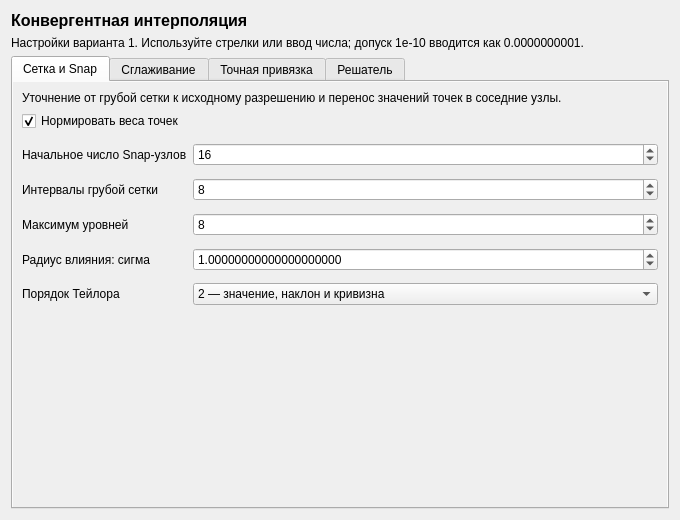
<?xml version="1.0" encoding="UTF-8"?>
<ui version="4.0">
 <class>Form</class>
 <widget class="QWidget" name="Form">
  <property name="geometry">
   <rect>
    <x>0</x>
    <y>0</y>
    <width>680</width>
    <height>520</height>
   </rect>
  </property>
  <property name="windowTitle">
   <string>Настройки конвергентной интерполяции</string>
  </property>
  <layout class="QVBoxLayout" name="verticalLayout" stretch="0,0,1">
   <item>
    <widget class="QLabel" name="headingLabel">
     <property name="text">
      <string>Конвергентная интерполяция</string>
     </property>
     <property name="font">
      <font>
       <pointsize>12</pointsize>
       <bold>true</bold>
      </font>
     </property>
    </widget>
   </item>
   <item>
    <widget class="QLabel" name="hintLabel">
     <property name="text">
      <string>Настройки варианта 1. Используйте стрелки или ввод числа; допуск 1e-10 вводится как 0.0000000001.</string>
     </property>
     <property name="wordWrap">
      <bool>true</bool>
     </property>
    </widget>
   </item>
   <item>
    <widget class="QTabWidget" name="settingsTabs">
     <property name="currentIndex">
      <number>0</number>
     </property>
     <widget class="QWidget" name="gridSnapTab">
      <attribute name="title">
       <string>Сетка и Snap</string>
      </attribute>
      <layout class="QVBoxLayout" name="gridSnapTabLayout">
       <property name="leftMargin">
        <number>0</number>
       </property>
       <property name="topMargin">
        <number>0</number>
       </property>
       <property name="rightMargin">
        <number>0</number>
       </property>
       <property name="bottomMargin">
        <number>0</number>
       </property>
       <item>
        <widget class="QScrollArea" name="gridSnapScrollArea">
         <property name="frameShape">
          <enum>QFrame::NoFrame</enum>
         </property>
         <property name="widgetResizable">
          <bool>true</bool>
         </property>
         <widget class="QWidget" name="gridSnapContents">
          <property name="geometry">
           <rect>
            <x>0</x>
            <y>0</y>
            <width>650</width>
            <height>370</height>
           </rect>
          </property>
          <layout class="QVBoxLayout" name="gridSnapContentLayout">
           <item>
            <widget class="QLabel" name="gridSnapDescription">
             <property name="text">
              <string>Уточнение от грубой сетки к исходному разрешению и перенос значений точек в соседние узлы.</string>
             </property>
             <property name="wordWrap">
              <bool>true</bool>
             </property>
            </widget>
           </item>
           <item>
            <layout class="QFormLayout" name="gridSnapFormLayout">
             <property name="fieldGrowthPolicy">
              <enum>QFormLayout::AllNonFixedFieldsGrow</enum>
             </property>
             <property name="rowWrapPolicy">
              <enum>QFormLayout::WrapLongRows</enum>
             </property>
             <property name="verticalSpacing">
              <number>12</number>
             </property>
             <item row="0" column="0" colspan="2">
              <widget class="QCheckBox" name="normalizePointWeights">
               <property name="text">
                <string>Нормировать веса точек</string>
               </property>
               <property name="checked">
                <bool>true</bool>
               </property>
               <property name="accessibleName">
                <string>Нормировать веса точек</string>
               </property>
               <property name="toolTip">
                <string>После объединения совпадающих точек веса делятся на максимальный с сохранением их отношений.</string>
               </property>
              </widget>
             </item>
             <item row="1" column="0">
              <widget class="QLabel" name="initialSnapNodesLabel">
               <property name="text">
                <string>Начальное число Snap-узлов</string>
               </property>
               <property name="buddy">
                <cstring>initialSnapNodes</cstring>
               </property>
              </widget>
             </item>
             <item row="1" column="1">
              <widget class="QSpinBox" name="initialSnapNodes">
               <property name="minimumSize">
                <size>
                 <width>170</width>
                 <height>0</height>
                </size>
               </property>
               <property name="accessibleName">
                <string>Начальное число Snap-узлов</string>
               </property>
               <property name="toolTip">
                <string>Число ближайших узлов на грубом уровне; на финальном уровне используется один узел.</string>
               </property>
               <property name="minimum">
                <number>0</number>
               </property>
               <property name="maximum">
                <number>2147483647</number>
               </property>
               <property name="singleStep">
                <number>1</number>
               </property>
               <property name="value">
                <number>16</number>
               </property>
              </widget>
             </item>
             <item row="2" column="0">
              <widget class="QLabel" name="coarsestIntervalsLabel">
               <property name="text">
                <string>Интервалы грубой сетки</string>
               </property>
               <property name="buddy">
                <cstring>coarsestIntervals</cstring>
               </property>
              </widget>
             </item>
             <item row="2" column="1">
              <widget class="QSpinBox" name="coarsestIntervals">
               <property name="minimumSize">
                <size>
                 <width>170</width>
                 <height>0</height>
                </size>
               </property>
               <property name="accessibleName">
                <string>Интервалы грубой сетки</string>
               </property>
               <property name="toolTip">
                <string>Желаемый верхний предел числа интервалов по каждой оси самого грубого уровня.</string>
               </property>
               <property name="minimum">
                <number>0</number>
               </property>
               <property name="maximum">
                <number>2147483647</number>
               </property>
               <property name="singleStep">
                <number>1</number>
               </property>
               <property name="value">
                <number>8</number>
               </property>
              </widget>
             </item>
             <item row="3" column="0">
              <widget class="QLabel" name="maxLevelsLabel">
               <property name="text">
                <string>Максимум уровней</string>
               </property>
               <property name="buddy">
                <cstring>maxLevels</cstring>
               </property>
              </widget>
             </item>
             <item row="3" column="1">
              <widget class="QSpinBox" name="maxLevels">
               <property name="minimumSize">
                <size>
                 <width>170</width>
                 <height>0</height>
                </size>
               </property>
               <property name="accessibleName">
                <string>Максимум уровней</string>
               </property>
               <property name="toolTip">
                <string>Число уровней, включая конечную сетку. 1 отключает многоуровневое уточнение.</string>
               </property>
               <property name="minimum">
                <number>0</number>
               </property>
               <property name="maximum">
                <number>2147483647</number>
               </property>
               <property name="singleStep">
                <number>1</number>
               </property>
               <property name="value">
                <number>8</number>
               </property>
              </widget>
             </item>
             <item row="4" column="0">
              <widget class="QLabel" name="gaussianSigmaLabel">
               <property name="text">
                <string>Радиус влияния: сигма</string>
               </property>
               <property name="buddy">
                <cstring>gaussianSigma</cstring>
               </property>
              </widget>
             </item>
             <item row="4" column="1">
              <widget class="QDoubleSpinBox" name="gaussianSigma">
               <property name="minimumSize">
                <size>
                 <width>170</width>
                 <height>0</height>
                </size>
               </property>
               <property name="accessibleName">
                <string>Радиус влияния: сигма</string>
               </property>
               <property name="toolTip">
                <string>Сигма гауссова ядра в ячейках текущего уровня. Ее квадрат должен быть конечным и положительным.</string>
               </property>
               <property name="decimals">
                <number>20</number>
               </property>
               <property name="minimum">
                <double>0</double>
               </property>
               <property name="maximum">
                <double>1.7976931348623157e+308</double>
               </property>
               <property name="singleStep">
                <double>0.1</double>
               </property>
               <property name="value">
                <double>1</double>
               </property>
              </widget>
             </item>
             <item row="5" column="0">
              <widget class="QLabel" name="taylorOrderLabel">
               <property name="text">
                <string>Порядок Тейлора</string>
               </property>
               <property name="buddy">
                <cstring>taylorOrder</cstring>
               </property>
              </widget>
             </item>
             <item row="5" column="1">
              <widget class="QComboBox" name="taylorOrder">
               <property name="accessibleName">
                <string>Порядок Тейлора</string>
               </property>
               <property name="toolTip">
                <string>Производные для переноса по Тейлору берутся из поверхности текущего уровня.</string>
               </property>
               <item>
                <property name="text">
                 <string>0 — только значение</string>
                </property>
               </item>
               <item>
                <property name="text">
                 <string>1 — значение и наклон</string>
                </property>
               </item>
               <item>
                <property name="text">
                 <string>2 — значение, наклон и кривизна</string>
                </property>
               </item>
               <property name="currentIndex">
                <number>2</number>
               </property>
              </widget>
             </item>
            </layout>
           </item>
           <item>
            <spacer name="gridSnapSpacer">
             <property name="orientation">
              <enum>Qt::Vertical</enum>
             </property>
             <property name="sizeHint" stdset="0">
              <size>
               <width>20</width>
               <height>40</height>
              </size>
             </property>
            </spacer>
           </item>
          </layout>
         </widget>
        </widget>
       </item>
      </layout>
     </widget>
     <widget class="QWidget" name="smoothingTab">
      <attribute name="title">
       <string>Сглаживание</string>
      </attribute>
      <layout class="QVBoxLayout" name="smoothingTabLayout">
       <property name="leftMargin">
        <number>0</number>
       </property>
       <property name="topMargin">
        <number>0</number>
       </property>
       <property name="rightMargin">
        <number>0</number>
       </property>
       <property name="bottomMargin">
        <number>0</number>
       </property>
       <item>
        <widget class="QScrollArea" name="smoothingScrollArea">
         <property name="frameShape">
          <enum>QFrame::NoFrame</enum>
         </property>
         <property name="widgetResizable">
          <bool>true</bool>
         </property>
         <widget class="QWidget" name="smoothingContents">
          <property name="geometry">
           <rect>
            <x>0</x>
            <y>0</y>
            <width>650</width>
            <height>370</height>
           </rect>
          </property>
          <layout class="QVBoxLayout" name="smoothingContentLayout">
           <item>
            <widget class="QLabel" name="smoothingDescription">
             <property name="text">
              <string>Баланс гладкости, сохранения тренда и мягкой привязки к контрольным точкам.</string>
             </property>
             <property name="wordWrap">
              <bool>true</bool>
             </property>
            </widget>
           </item>
           <item>
            <layout class="QFormLayout" name="smoothingFormLayout">
             <property name="fieldGrowthPolicy">
              <enum>QFormLayout::AllNonFixedFieldsGrow</enum>
             </property>
             <property name="rowWrapPolicy">
              <enum>QFormLayout::WrapLongRows</enum>
             </property>
             <property name="verticalSpacing">
              <number>12</number>
             </property>
             <item row="0" column="0">
              <widget class="QLabel" name="smoothnessLabel">
               <property name="text">
                <string>Вес сглаживания</string>
               </property>
               <property name="buddy">
                <cstring>smoothness</cstring>
               </property>
              </widget>
             </item>
             <item row="0" column="1">
              <widget class="QDoubleSpinBox" name="smoothness">
               <property name="minimumSize">
                <size>
                 <width>170</width>
                 <height>0</height>
                </size>
               </property>
               <property name="accessibleName">
                <string>Вес сглаживания</string>
               </property>
               <property name="toolTip">
                <string>Штраф за кривизну поверхности. Ноль отключает сглаживание.</string>
               </property>
               <property name="decimals">
                <number>20</number>
               </property>
               <property name="minimum">
                <double>0</double>
               </property>
               <property name="maximum">
                <double>1.7976931348623157e+308</double>
               </property>
               <property name="singleStep">
                <double>0.1</double>
               </property>
               <property name="value">
                <double>1</double>
               </property>
              </widget>
             </item>
             <item row="1" column="0">
              <widget class="QLabel" name="priorWeightLabel">
               <property name="text">
                <string>Вес исходного тренда</string>
               </property>
               <property name="buddy">
                <cstring>priorWeight</cstring>
               </property>
              </widget>
             </item>
             <item row="1" column="1">
              <widget class="QDoubleSpinBox" name="priorWeight">
               <property name="minimumSize">
                <size>
                 <width>170</width>
                 <height>0</height>
                </size>
               </property>
               <property name="accessibleName">
                <string>Вес исходного тренда</string>
               </property>
               <property name="toolTip">
                <string>Сохранение поверхности предыдущего уровня. Строго положительный вес необходим для устойчивого решения.</string>
               </property>
               <property name="decimals">
                <number>20</number>
               </property>
               <property name="minimum">
                <double>0</double>
               </property>
               <property name="maximum">
                <double>1.7976931348623157e+308</double>
               </property>
               <property name="singleStep">
                <double>0.001</double>
               </property>
               <property name="value">
                <double>0.001</double>
               </property>
              </widget>
             </item>
             <item row="2" column="0">
              <widget class="QLabel" name="snapStrengthLabel">
               <property name="text">
                <string>Сила Snap-привязки</string>
               </property>
               <property name="buddy">
                <cstring>snapStrength</cstring>
               </property>
              </widget>
             </item>
             <item row="2" column="1">
              <widget class="QDoubleSpinBox" name="snapStrength">
               <property name="minimumSize">
                <size>
                 <width>170</width>
                 <height>0</height>
                </size>
               </property>
               <property name="accessibleName">
                <string>Сила Snap-привязки</string>
               </property>
               <property name="toolTip">
                <string>Сила мягкой привязки узлов к значениям, перенесенным по Тейлору. Ноль отключает штраф.</string>
               </property>
               <property name="decimals">
                <number>20</number>
               </property>
               <property name="minimum">
                <double>0</double>
               </property>
               <property name="maximum">
                <double>1.7976931348623157e+308</double>
               </property>
               <property name="singleStep">
                <double>1</double>
               </property>
               <property name="value">
                <double>100</double>
               </property>
              </widget>
             </item>
             <item row="3" column="0">
              <widget class="QLabel" name="finalPointStrengthLabel">
               <property name="text">
                <string>Сила финальной привязки</string>
               </property>
               <property name="buddy">
                <cstring>finalPointStrength</cstring>
               </property>
              </widget>
             </item>
             <item row="3" column="1">
              <widget class="QDoubleSpinBox" name="finalPointStrength">
               <property name="minimumSize">
                <size>
                 <width>170</width>
                 <height>0</height>
                </size>
               </property>
               <property name="accessibleName">
                <string>Сила финальной привязки</string>
               </property>
               <property name="toolTip">
                <string>Мягкая привязка к контрольным точкам только на конечной сетке; ноль отключает штраф.</string>
               </property>
               <property name="decimals">
                <number>20</number>
               </property>
               <property name="minimum">
                <double>0</double>
               </property>
               <property name="maximum">
                <double>1.7976931348623157e+308</double>
               </property>
               <property name="singleStep">
                <double>10</double>
               </property>
               <property name="value">
                <double>1000</double>
               </property>
              </widget>
             </item>
            </layout>
           </item>
           <item>
            <spacer name="smoothingSpacer">
             <property name="orientation">
              <enum>Qt::Vertical</enum>
             </property>
             <property name="sizeHint" stdset="0">
              <size>
               <width>20</width>
               <height>40</height>
              </size>
             </property>
            </spacer>
           </item>
          </layout>
         </widget>
        </widget>
       </item>
      </layout>
     </widget>
     <widget class="QWidget" name="exactTab">
      <attribute name="title">
       <string>Точная привязка</string>
      </attribute>
      <layout class="QVBoxLayout" name="exactTabLayout">
       <property name="leftMargin">
        <number>0</number>
       </property>
       <property name="topMargin">
        <number>0</number>
       </property>
       <property name="rightMargin">
        <number>0</number>
       </property>
       <property name="bottomMargin">
        <number>0</number>
       </property>
       <item>
        <widget class="QScrollArea" name="exactScrollArea">
         <property name="frameShape">
          <enum>QFrame::NoFrame</enum>
         </property>
         <property name="widgetResizable">
          <bool>true</bool>
         </property>
         <widget class="QWidget" name="exactContents">
          <property name="geometry">
           <rect>
            <x>0</x>
            <y>0</y>
            <width>650</width>
            <height>370</height>
           </rect>
          </property>
          <layout class="QVBoxLayout" name="exactContentLayout">
           <item>
            <widget class="QLabel" name="exactDescription">
             <property name="text">
              <string>Точная привязка выполняется после сглаживания. При ее отключении действуют только мягкие штрафы.</string>
             </property>
             <property name="wordWrap">
              <bool>true</bool>
             </property>
            </widget>
           </item>
           <item>
            <layout class="QFormLayout" name="exactFormLayout">
             <property name="fieldGrowthPolicy">
              <enum>QFormLayout::AllNonFixedFieldsGrow</enum>
             </property>
             <property name="rowWrapPolicy">
              <enum>QFormLayout::WrapLongRows</enum>
             </property>
             <property name="verticalSpacing">
              <number>12</number>
             </property>
             <item row="0" column="0" colspan="2">
              <widget class="QCheckBox" name="enforceExactControls">
               <property name="text">
                <string>Выполнять точную привязку</string>
               </property>
               <property name="checked">
                <bool>true</bool>
               </property>
               <property name="accessibleName">
                <string>Выполнять точную привязку</string>
               </property>
               <property name="toolTip">
                <string>После сглаживания доводить значения в точках до допуска. При отключении настройки ниже сохраняются для последующего включения.</string>
               </property>
              </widget>
             </item>
             <item row="1" column="0">
              <widget class="QLabel" name="maxControlProjectionIterationsLabel">
               <property name="text">
                <string>Итерации точной привязки</string>
               </property>
               <property name="buddy">
                <cstring>maxControlProjectionIterations</cstring>
               </property>
              </widget>
             </item>
             <item row="1" column="1">
              <widget class="QSpinBox" name="maxControlProjectionIterations">
               <property name="minimumSize">
                <size>
                 <width>170</width>
                 <height>0</height>
                </size>
               </property>
               <property name="accessibleName">
                <string>Итерации точной привязки</string>
               </property>
               <property name="toolTip">
                <string>Лимит отдельного решателя точной привязки. Ноль допустим только при выключенной точной привязке.</string>
               </property>
               <property name="minimum">
                <number>0</number>
               </property>
               <property name="maximum">
                <number>2147483647</number>
               </property>
               <property name="singleStep">
                <number>1</number>
               </property>
               <property name="value">
                <number>2000</number>
               </property>
              </widget>
             </item>
             <item row="2" column="0">
              <widget class="QLabel" name="controlToleranceLabel">
               <property name="text">
                <string>Допуск точной привязки</string>
               </property>
               <property name="buddy">
                <cstring>controlTolerance</cstring>
               </property>
              </widget>
             </item>
             <item row="2" column="1">
              <widget class="QDoubleSpinBox" name="controlTolerance">
               <property name="minimumSize">
                <size>
                 <width>170</width>
                 <height>0</height>
                </size>
               </property>
               <property name="accessibleName">
                <string>Допуск точной привязки</string>
               </property>
               <property name="toolTip">
                <string>Абсолютная ошибка в единицах значения поверхности. Алгоритм также учитывает машинную точность.</string>
               </property>
               <property name="decimals">
                <number>20</number>
               </property>
               <property name="minimum">
                <double>0</double>
               </property>
               <property name="maximum">
                <double>1.7976931348623157e+308</double>
               </property>
               <property name="singleStep">
                <double>1e-10</double>
               </property>
               <property name="value">
                <double>1e-10</double>
               </property>
              </widget>
             </item>
            </layout>
           </item>
           <item>
            <spacer name="exactSpacer">
             <property name="orientation">
              <enum>Qt::Vertical</enum>
             </property>
             <property name="sizeHint" stdset="0">
              <size>
               <width>20</width>
               <height>40</height>
              </size>
             </property>
            </spacer>
           </item>
          </layout>
         </widget>
        </widget>
       </item>
      </layout>
     </widget>
     <widget class="QWidget" name="solverTab">
      <attribute name="title">
       <string>Решатель</string>
      </attribute>
      <layout class="QVBoxLayout" name="solverTabLayout">
       <property name="leftMargin">
        <number>0</number>
       </property>
       <property name="topMargin">
        <number>0</number>
       </property>
       <property name="rightMargin">
        <number>0</number>
       </property>
       <property name="bottomMargin">
        <number>0</number>
       </property>
       <item>
        <widget class="QScrollArea" name="solverScrollArea">
         <property name="frameShape">
          <enum>QFrame::NoFrame</enum>
         </property>
         <property name="widgetResizable">
          <bool>true</bool>
         </property>
         <widget class="QWidget" name="solverContents">
          <property name="geometry">
           <rect>
            <x>0</x>
            <y>0</y>
            <width>650</width>
            <height>370</height>
           </rect>
          </property>
          <layout class="QVBoxLayout" name="solverContentLayout">
           <item>
            <widget class="QLabel" name="solverDescription">
             <property name="text">
              <string>Остановка при достижении абсолютного и относительного допуска или лимита итераций.</string>
             </property>
             <property name="wordWrap">
              <bool>true</bool>
             </property>
            </widget>
           </item>
           <item>
            <layout class="QFormLayout" name="solverFormLayout">
             <property name="fieldGrowthPolicy">
              <enum>QFormLayout::AllNonFixedFieldsGrow</enum>
             </property>
             <property name="rowWrapPolicy">
              <enum>QFormLayout::WrapLongRows</enum>
             </property>
             <property name="verticalSpacing">
              <number>12</number>
             </property>
             <item row="0" column="0" colspan="2">
              <widget class="QCheckBox" name="throwOnNonConvergence">
               <property name="text">
                <string>Прерывать расчет при несходимости</string>
               </property>
               <property name="checked">
                <bool>true</bool>
               </property>
               <property name="accessibleName">
                <string>Прерывать расчет при несходимости</string>
               </property>
               <property name="toolTip">
                <string>Если выключено, алгоритм возвращает последнюю итерацию; сходимость каждого уровня следует проверить в отчете.</string>
               </property>
              </widget>
             </item>
             <item row="1" column="0">
              <widget class="QLabel" name="maxSolverIterationsLabel">
               <property name="text">
                <string>Итерации на уровень</string>
               </property>
               <property name="buddy">
                <cstring>maxSolverIterations</cstring>
               </property>
              </widget>
             </item>
             <item row="1" column="1">
              <widget class="QSpinBox" name="maxSolverIterations">
               <property name="minimumSize">
                <size>
                 <width>170</width>
                 <height>0</height>
                </size>
               </property>
               <property name="accessibleName">
                <string>Итерации на уровень</string>
               </property>
               <property name="toolTip">
                <string>Лимит итераций основного решателя применяется отдельно к каждому уровню.</string>
               </property>
               <property name="minimum">
                <number>0</number>
               </property>
               <property name="maximum">
                <number>2147483647</number>
               </property>
               <property name="singleStep">
                <number>1</number>
               </property>
               <property name="value">
                <number>1500</number>
               </property>
              </widget>
             </item>
             <item row="2" column="0">
              <widget class="QLabel" name="relativeToleranceLabel">
               <property name="text">
                <string>Относительный допуск</string>
               </property>
               <property name="buddy">
                <cstring>relativeTolerance</cstring>
               </property>
              </widget>
             </item>
             <item row="2" column="1">
              <widget class="QDoubleSpinBox" name="relativeTolerance">
               <property name="minimumSize">
                <size>
                 <width>170</width>
                 <height>0</height>
                </size>
               </property>
               <property name="accessibleName">
                <string>Относительный допуск</string>
               </property>
               <property name="toolTip">
                <string>Относительная часть критерия остановки основного решателя; строго больше нуля.</string>
               </property>
               <property name="decimals">
                <number>20</number>
               </property>
               <property name="minimum">
                <double>0</double>
               </property>
               <property name="maximum">
                <double>1.7976931348623157e+308</double>
               </property>
               <property name="singleStep">
                <double>1e-9</double>
               </property>
               <property name="value">
                <double>1e-9</double>
               </property>
              </widget>
             </item>
             <item row="3" column="0">
              <widget class="QLabel" name="absoluteToleranceLabel">
               <property name="text">
                <string>Абсолютный допуск</string>
               </property>
               <property name="buddy">
                <cstring>absoluteTolerance</cstring>
               </property>
              </widget>
             </item>
             <item row="3" column="1">
              <widget class="QDoubleSpinBox" name="absoluteTolerance">
               <property name="minimumSize">
                <size>
                 <width>170</width>
                 <height>0</height>
                </size>
               </property>
               <property name="accessibleName">
                <string>Абсолютный допуск</string>
               </property>
               <property name="toolTip">
                <string>Абсолютная часть критерия остановки основного решателя. Ноль оставляет только относительный допуск.</string>
               </property>
               <property name="decimals">
                <number>20</number>
               </property>
               <property name="minimum">
                <double>0</double>
               </property>
               <property name="maximum">
                <double>1.7976931348623157e+308</double>
               </property>
               <property name="singleStep">
                <double>1e-10</double>
               </property>
               <property name="value">
                <double>0</double>
               </property>
              </widget>
             </item>
            </layout>
           </item>
           <item>
            <spacer name="solverSpacer">
             <property name="orientation">
              <enum>Qt::Vertical</enum>
             </property>
             <property name="sizeHint" stdset="0">
              <size>
               <width>20</width>
               <height>40</height>
              </size>
             </property>
            </spacer>
           </item>
          </layout>
         </widget>
        </widget>
       </item>
      </layout>
     </widget>
    </widget>
   </item>
  </layout>
  <property name="locale">
   <locale language="C" country="AnyCountry" />
  </property>
 </widget>
 <tabstops>
  <tabstop>normalizePointWeights</tabstop>
  <tabstop>initialSnapNodes</tabstop>
  <tabstop>coarsestIntervals</tabstop>
  <tabstop>maxLevels</tabstop>
  <tabstop>gaussianSigma</tabstop>
  <tabstop>taylorOrder</tabstop>
  <tabstop>smoothness</tabstop>
  <tabstop>priorWeight</tabstop>
  <tabstop>snapStrength</tabstop>
  <tabstop>finalPointStrength</tabstop>
  <tabstop>enforceExactControls</tabstop>
  <tabstop>maxControlProjectionIterations</tabstop>
  <tabstop>controlTolerance</tabstop>
  <tabstop>throwOnNonConvergence</tabstop>
  <tabstop>maxSolverIterations</tabstop>
  <tabstop>relativeTolerance</tabstop>
  <tabstop>absoluteTolerance</tabstop>
 </tabstops>
 <resources />
 <connections />
</ui>
